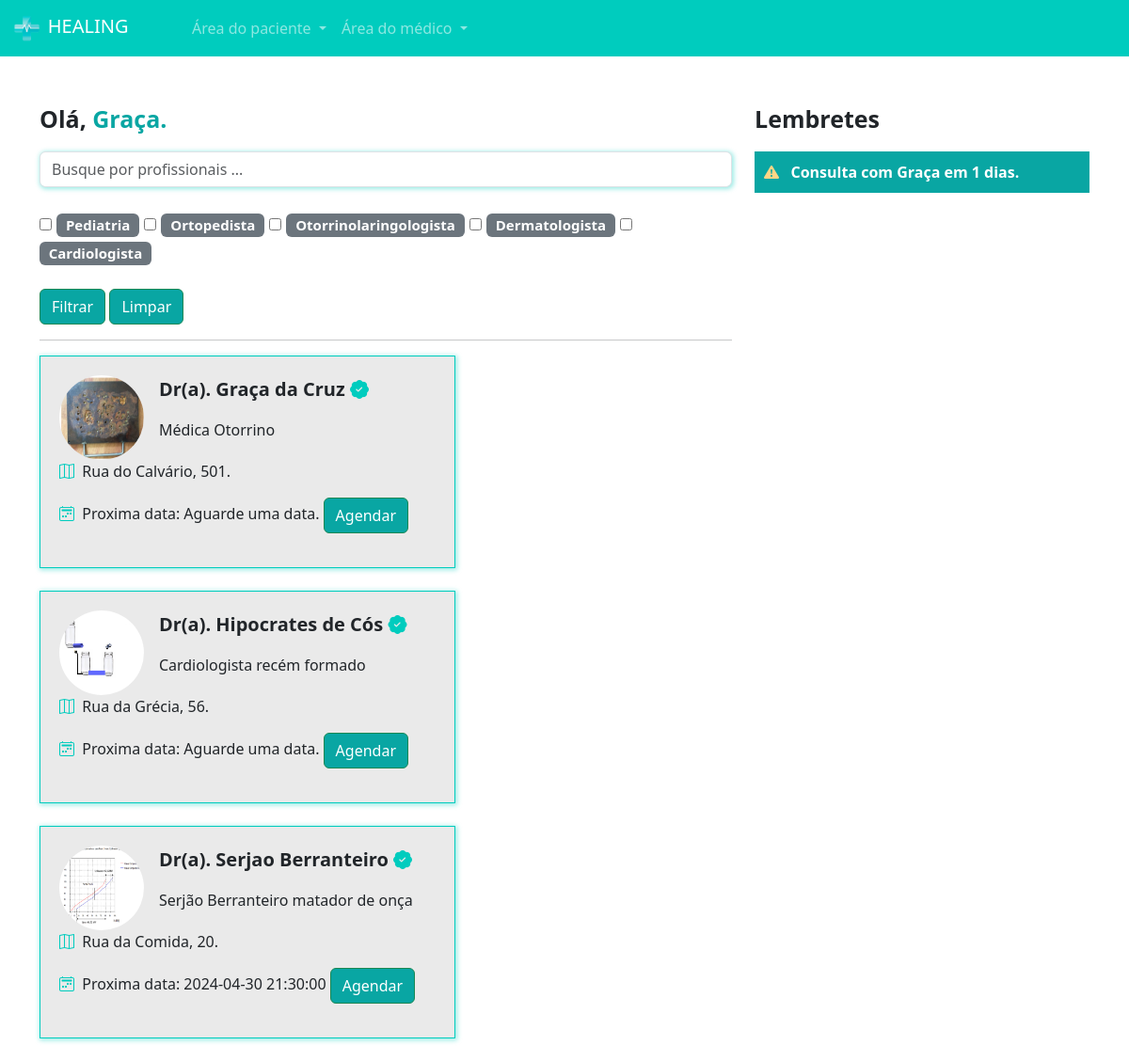
Screenshot of /pacientes/home/ (signed in) with the database file from the repository.
### medico/models.py (models this page shows, shortened)
class Especialidades(models.Model):
    especialidade = models.CharField(max_length=100)
    icone = models.ImageField(upload_to="icones", null=True, blank=True)

class DadosMedico(models.Model):
    crm = models.CharField(max_length=30)
    nome = models.CharField(max_length=100)
    cep = models.CharField(max_length=15)
    rua = models.CharField(max_length=100)
    bairro = models.CharField(max_length=100)
    numero = models.IntegerField()
    rg = models.ImageField(upload_to="rgs")
    cedula_identidade_medica = models.ImageField(upload_to='cim')
    foto = models.ImageField(upload_to="fotos_perfil")
    user = models.ForeignKey(User, on_delete=models.DO_NOTHING)
    descricao = models.TextField(null=True, blank=True)
    especialidade = models.ForeignKey(Especialidades, on_delete=models.DO_NOTHING, null=True, blank=True)
    valor_consulta = models.FloatField(default=100)
    @property
    def proxima_data(self):
        proxima_data = DatasAbertas.objects.filter(user=self.user).filter(data__gt=datetime.now()).filter(agendado=False).order_by('data').first()
        return proxima_data

class DatasAbertas(models.Model):
    data = models.DateTimeField()
    user = models.ForeignKey(User, on_delete=models.DO_NOTHING)
    agendado = models.BooleanField(default=False)
    def __str__(self):
        return str(self.data)

### paciente/models.py (models this page shows, shortened)
class Consulta(models.Model):
    status_choices = (
        ('A', 'Agendada'),
        ('F', 'Finalizada'),
        ('C', 'Cancelada'),
        ('I', 'Iniciada')
    )
    paciente = models.ForeignKey(User, on_delete=models.DO_NOTHING)
    data_aberta = models.ForeignKey(DatasAbertas, on_delete=models.DO_NOTHING)
    status = models.CharField(max_length=1, choices=status_choices, default='A')
    link = models.URLField(null=True, blank=True)

### paciente/views.py (the view)
# urls.py: path('home/', views.home, name="home"),
def home(request):
    if request.method == "GET":
        medico_filtrar = request.GET.get('medico')
        especialidades_filtrar = request.GET.getlist('especialidades')
        medicos = DadosMedico.objects.all()
        if medico_filtrar:
            medicos = medicos.filter(nome__icontains = medico_filtrar)
        especialidades = Especialidades.objects.all()
        if especialidades_filtrar:
            medicos = medicos.filter(especialidade_id__in = especialidades_filtrar)
        proxima_consulta = Consulta.objects.filter(paciente=request.user).filter(data_aberta__data__gte=datetime.now()).order_by("data_aberta__data").first()
        if proxima_consulta:
            dias = (proxima_consulta.data_aberta.data.date() - datetime.now().date()).days
        else:
            dias = 0
        return render(request, 'home.html', {'medicos': medicos, 'especialidades': especialidades, 'is_medico': is_medico(request.user), "proxima_consulta": proxima_consulta, "dias": dias})

### medico/models.py (called while the page is built)
def is_medico(user):
    return DadosMedico.objects.filter(user=user).exists()

### paciente/templates/home.html
{% extends "base.html" %}
{% load static %}
{% block 'head' %}
    <link rel="stylesheet" href="{% static 'medicos/css/abrir_horario.css' %}">
    <link rel="stylesheet" href="{% static 'usuarios/css/usuarios.css' %}">
    <link rel="stylesheet" href="{% static 'medicos/css/cadastro_medico.css' %}">
    <link rel="stylesheet" href="{% static 'pacientes/css/home.css' %}">
    <link rel="stylesheet" href="https://cdn.jsdelivr.net/npm/bootstrap-icons@1.11.3/font/bootstrap-icons.min.css">
{% endblock 'head' %}
{% block 'body' %}
{% include "partials/navbar.html" %}
<br><br>
<div class="container">
    <div class="row">
        <div class="col-md-8">
            <p style="font-size: 25px" class="p-bold">Olá, <span class="color-dark">{{request.user.username}}.</span></p>
            <form action="{% url "home" %}" post="GET">
                <input type="text" class="form-control shadow-main-color" placeholder="Busque por profissionais ..." name="medico">
                <br>
                <div class="especialidades">
                    {% for especialidade in especialidades %}
                        <input type="checkbox" name="especialidades" value="{{especialidade.id}}">
                        <span class="badge bg-secondary">
                            {{especialidade.especialidade}}
                        </span>
                    {% endfor %}
                </div>
                <br>
                <input type="submit" value="Filtrar" class="btn btn-success btn-dark-color">
                <button class="btn btn-success btn-dark-color" url = "{% url "home" %}">Limpar</button>
            </form>
            <hr>
            <div class="list-medicos">
                {% for  medico in medicos %}
                    <div class="card-medicos shadow-main-color">
                        <div class="row">
                            <div class="col-md-3"><img src="{{medico.foto.url}}" class="foto-perfil-card" alt=""></div>
                            <div class="col-md">
                                <p style="font-size: 20px" class="p-bold">Dr(a). {{medico.nome}} <i class="bi bi-patch-check-fill icon-main"></i></p>
                                <p>{{medico.descricao}}</p>
                            </div>
                        </div>
                        <p><i class="bi bi-map icon-main"></i>&nbsp&nbsp{{medico.rua}}, {{medico.numero}}.</p>
                        <p><i class="bi bi-calendar2-week icon-main"></i>&nbsp&nbspProxima data:
                            {% if medico.proxima_data %}
                                {{medico.proxima_data}}
                            {% else %}
                            Aguarde uma data.
                            {% endif %}
                        <a href="{% url "escolher_horario" medico.id %}" class="btn btn-success btn-dark-color">Agendar</a>
                    </div>
                    <br>
                {% endfor %}
            </div>
        </div>
        <div class="col-md-4">
            <p style="font-size: 25px" class="p-bold">Lembretes</p>
            <p class="bg-main-lembrete">
                <span class="p-bold"><i class="bi bi-exclamation-triangle-fill icon-differential"></i>&nbsp&nbsp {% if proxima_consulta %}Consulta com {{proxima_consulta.data_aberta.user}} em {{dias}} dias. {% else  %} Você não tem consultas agendadas{% endif %}</span>
            </p>
        </div>
    </div>
</div>
{% endblock 'body' %}

### templates/base.html (shortened to what this page needs)
<!doctype html>
<html lang="pt-BR">
<head>
    <link rel="stylesheet" href="/static/geral/css/base.css">
    <link href="https://cdn.jsdelivr.net/npm/bootstrap@5.3.3/dist/css/bootstrap.min.css" rel="stylesheet">
    {% block 'head' %}{% endblock 'head' %}
</head>
<body>
    {% block 'body' %}{% endblock 'body' %}
</body>
</html>

### templates/partials/navbar.html (shortened to what this page needs)
{% load static %}
<nav class="navbar navbar-expand-lg navbar-dark bg-color-dark">
    <div class="container-fluid">
        <a class="navbar-brand" href="#"><img src="{% static 'geral/img/logo.png' %}" width="20%" alt="">&nbspHEALING</a>
        <div class="collapse navbar-collapse" id="navbarNav">
        <ul class="navbar-nav">
            <li class="nav-item dropdown">
                <a class="nav-link dropdown-toggle" href="#" id="navbarDropdownMenuLink" role="button" data-bs-toggle="dropdown" aria-expanded="false">
                    Área do paciente
                </a>
            </li>
            {% if is_medico %}
                <li class="nav-item dropdown">
                    <a class="nav-link dropdown-toggle" href="#" id="navbarDropdownMenuLink" role="button" data-bs-toggle="dropdown" aria-expanded="false">
                        Área do médico
                    </a>
                </li>
            {% else %}
                <li class="nav-item">
                    <a class="nav-link" href="{% url 'cadastro_medico' %}">Sou médico</a>
                </li>
            {% endif %}
        </ul>
        </div>
    </div>
</nav>

### templates/static/geral/css/base.css (style rules this page uses)
:root { --main-color: #00CCBE; --dark-color: #09A6A3; --contrast-color: #FFD686; }
.bg-color-dark { background-color: var(--main-color); }
.p-bold { font-weight: bold; }
.color-dark { color: var(--dark-color); }

### templates/static/usuarios/css/usuarios.css (style rules this page uses)
.btn-dark-color { background-color: var(--dark-color); color: white; }

### templates/static/medicos/css/cadastro_medico.css (style rules this page uses)
.shadow-main-color { box-shadow: 1px 1px 5px 1px rgba(0, 204, 190,.4); }

### templates/static/pacientes/css/home.css (style rules this page uses)
.especialidades { font-size: 20px; }
.card-medicos { width: 60%; background-color: #EAEAEA; border: 1px solid var(--main-color); padding: 20px; }
.foto-perfil-card { width: 90px; height: 90px; border-radius: 45px; }
.icon-main { color: var(--main-color); }
.bg-main-lembrete { background-color: var(--dark-color); padding: 10px; color: white; }
.icon-differential { color: var(--contrast-color); }

### rows the page displays
Especialidades: especialidade "Pediatria"
Especialidades: especialidade "Ortopedista"
Especialidades: especialidade "Otorrinolaringologista"
Especialidades: especialidade "Dermatologista"
Especialidades: especialidade "Cardiologista"
DadosMedico: foto (picture), nome "Graça da Cruz", descricao "Médica Otorrino", rua "Rua do Calvário", numero "501", shows "Aguarde uma data."
DadosMedico: foto (picture), nome "Hipocrates de Cós", descricao "Cardiologista recém formado", rua "Rua da Grécia", numero "56", shows "Aguarde uma data."
DadosMedico: foto (picture), nome "Serjao Berranteiro", descricao "Serjão Berranteiro matador de onça", rua "Rua da Comida", numero "20", proxima_data "2024-04-30 21:30:00"
Consulta: data_aberta.user "Graça"

### other values shown
{{ request.user.username }} "Graça"
